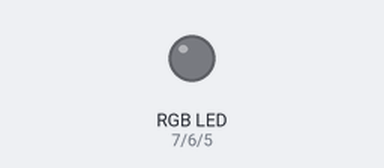
A sketch run on a simulated Arduino Uno, built with avr-gcc and run on an emulated ATmega328P. Parts: an RGB LED mixed from three pins (HIGH = lit).

Above: at 0.5 s.
At 1.5 s:
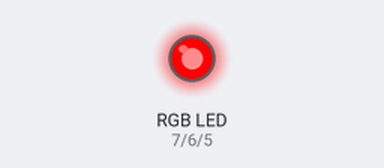
At 2.5 s:
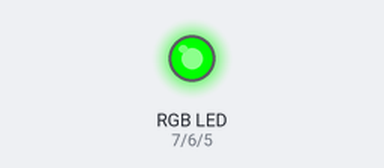
At 3.5 s:
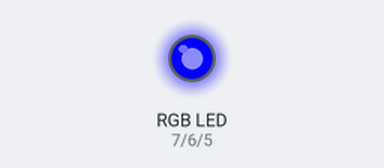
At 4.5 s:
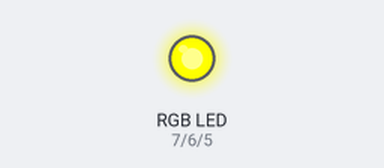
At 8.0 s:
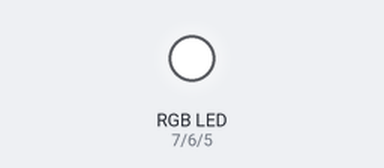
Timing chart, 0 to 10.4 s (numbered marks = the images above):
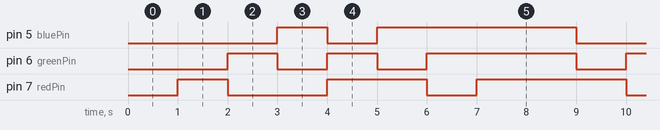

Measured:
- by itself, pin 5 (bluePin): repeats every 8.0 s: LOW 1.0 s, HIGH 4.0 s, LOW 2.0 s, HIGH 1.0 s
- by itself, pin 6 (greenPin): repeats every 8.0 s: LOW 1.0 s, HIGH 1.0 s, LOW 1.0 s, HIGH 3.0 s, LOW 1.0 s, HIGH 1.0 s
- by itself, pin 7 (redPin): repeats every 8.0 s: LOW 2.0 s, HIGH 2.0 s, LOW 1.0 s, HIGH 3.0 s

The sketch:

rgb_with_nano.ino
```cpp
const int redPin = 7;
  const int greenPin = 6;
  const int bluePin = 5;

  void setup()
  {
    pinMode(redPin,OUTPUT);
    pinMode(greenPin,OUTPUT);
    pinMode(bluePin,OUTPUT);
  }

 void primaryColors(int redValue, int greenValue, int blueValue)
  {
    digitalWrite(redPin, redValue);
    digitalWrite(greenPin, greenValue);
    digitalWrite(bluePin, blueValue);
  }

  void loop()
  {
    delay(1000);
    primaryColors(1,0,0); // Red
    delay(1000);
    primaryColors(0,1,0); // Green
    delay(1000);
    primaryColors(0,0,1); // Blue
    delay(1000);
    primaryColors(1,1,0); // Yellow
    delay(1000);
    primaryColors(1,0,1); // Magenta
    delay(1000);
    primaryColors(0,1,1); // Cyan
    delay(1000);
    primaryColors(1,1,1); // White
    delay(1000);
  }
```
